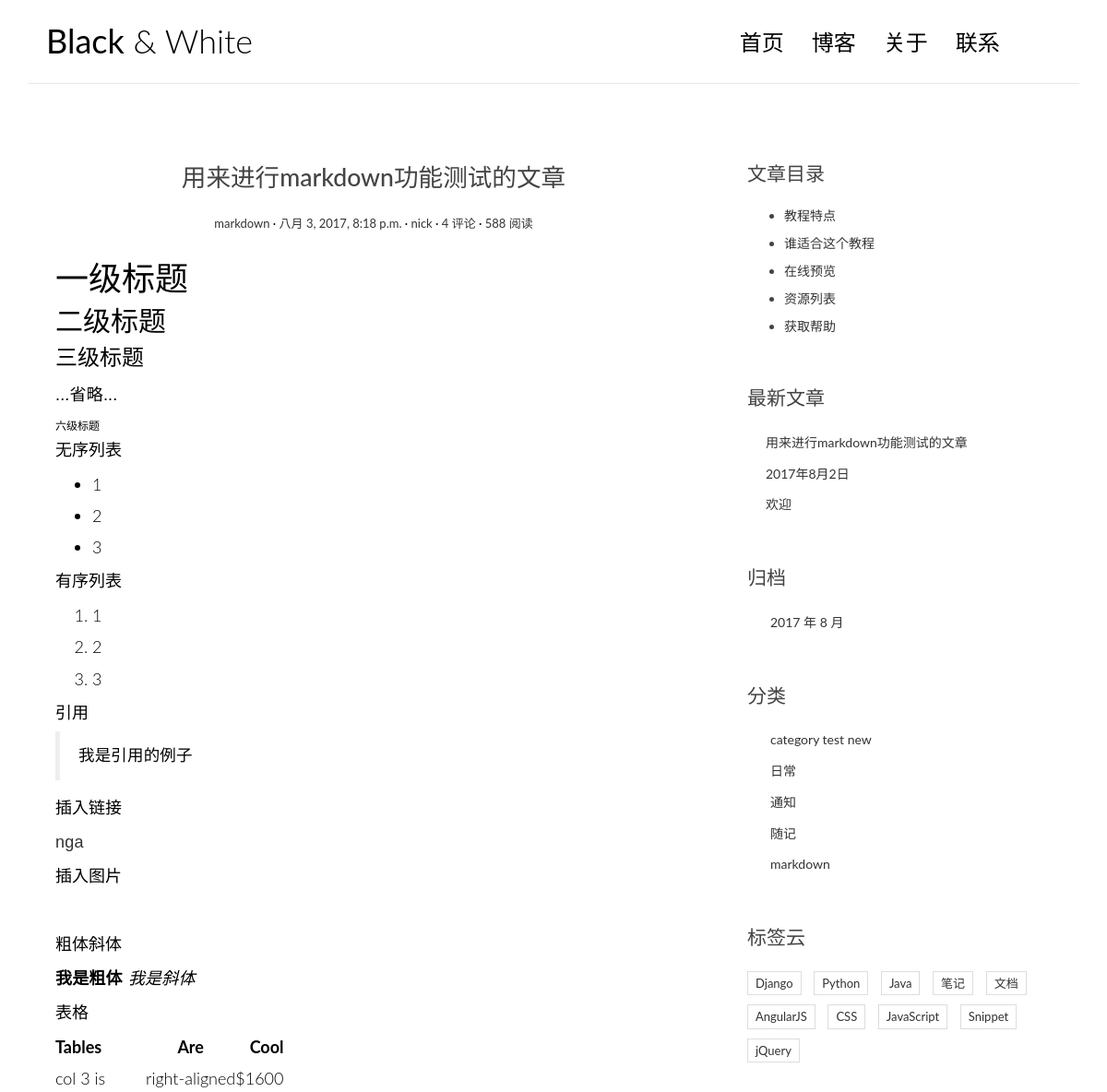
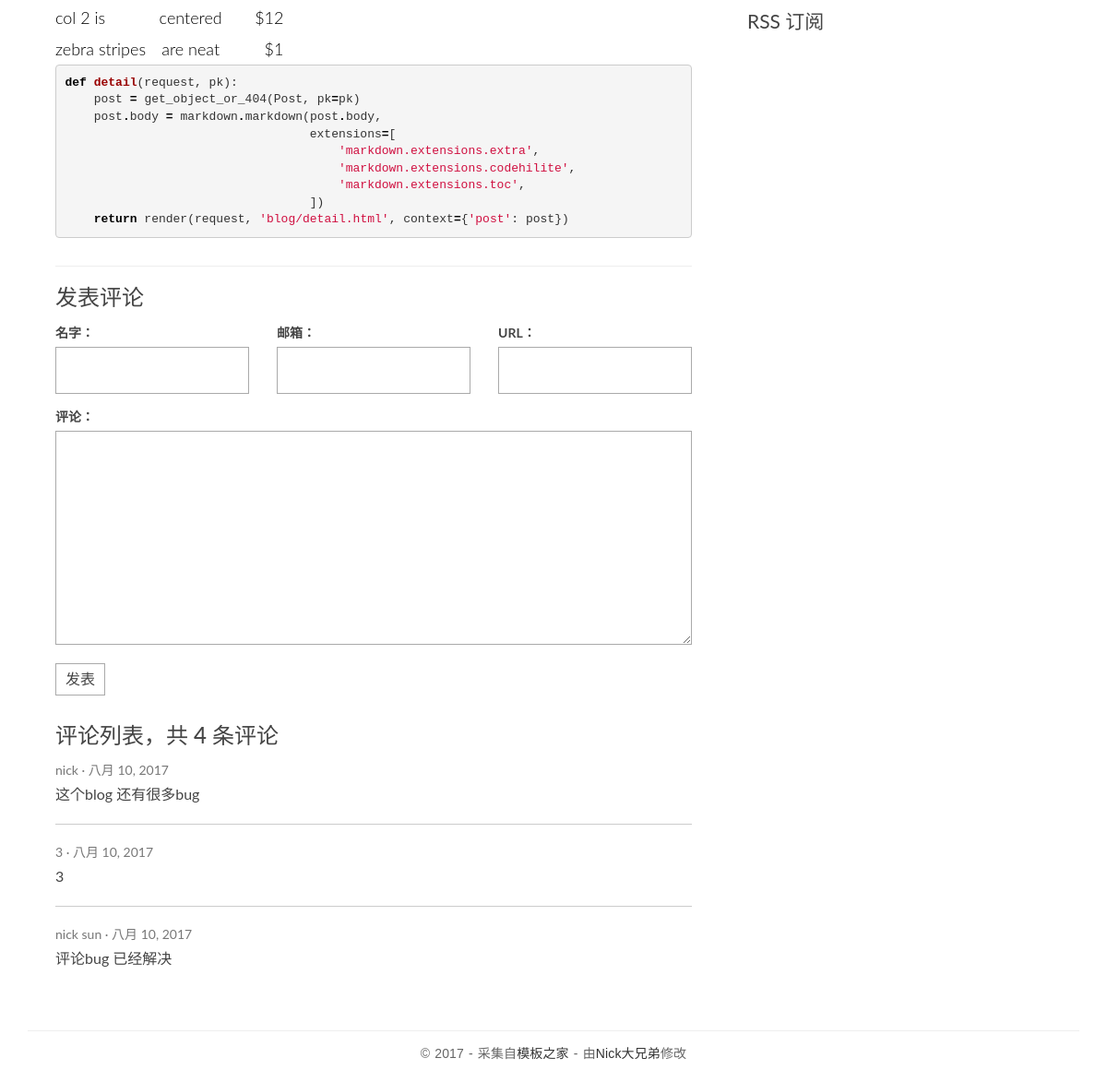
/post/5/, run on the app's committed database (2 pictures, top to bottom).
### blog/models.py (models this page shows, shortened)
@python_2_unicode_compatible
class Post(models.Model):
    def get_absolute_url(self):
        return reverse('blog:detail', kwargs={'pk': self.pk})
    """
    文章的数据库表稍微复杂一点，主要是涉及的字段更多。
    """
    title = models.CharField(max_length=70)
    body = models.TextField()
    created_time = models.DateTimeField()
    modified_time = models.DateTimeField()
    excerpt = models.CharField(max_length=200, blank=True)
    category = models.ForeignKey(Category)
    tags = models.ManyToManyField(Tag, blank=True)
    author = models.ForeignKey(User)

@python_2_unicode_compatible
class Category(models.Model):
    """
	    Django 要求模型必须继承 models.Model 类。
    Category 只需要一个简单的分类名 name 就可以了。
    CharField 指定了分类名 name 的数据类型，CharField 是字符型，
    CharField 的 max_length 参数指定其最大长度，超过这个长度的分类名就不能被存入数据库。
    当然 Django 还为我们提供了多种其它的数据类型，如日期时间类型 DateTimeField、整数类型 IntegerField 等等。
    Django 内置的全部类型可查看文档：
    https://docs.djangoproject.com/en/1.10/ref/models/fields/#field-types
"""
    name = models.CharField(max_length=100)

### comments/models.py (models this page shows, shortened)
@python_2_unicode_compatible
class Comment(models.Model):
    name = models.CharField(max_length=100)
    email = models.EmailField(max_length=255)
    url = models.URLField(blank=True)
    text = models.TextField()
    created_time = models.DateField(auto_now_add=True)
    post = models.ForeignKey('blog.Post')

### blog/views.py (the view)
# urls.py: url(r'^post/(?P<pk>[0-9]+)/$', views.detail, name='detail'),
def detail(request, pk):
    post = get_object_or_404(Post, pk=pk)
    post.body = markdown.markdown(post.body,
                                  extensions=[
                                      'markdown.extensions.extra',
                                      'markdown.extensions.codehilite',
                                      'markdown.extensions.toc',
                                  ])
    form = CommentForm()
    comment_list = post.comment_set.all()
    context = {'post': post,
               'form': form,
               'comment_list': comment_list
                }
    return render(request, 'blog/detail.html', context=context)

### comments/forms.py
class CommentForm(forms.ModelForm):
    class Meta:
        model = Comment
        fields = ['name', 'email', 'url', 'text']

### blog/templatetags/blog_tags.py (called while the page is built)
@register.simple_tag
def get_recent_posts(num=5):
    return Post.objects.all().order_by('-created_time')[:num]

@register.simple_tag
def archives():
    return Post.objects.dates('created_time', 'month', order='DESC')

@register.simple_tag
def get_categories():
    return Category.objects.all()

### templates/blog/detail.html (shortened to what this page needs)
{% extends 'base.html' %}
{% block main %}
    <article class="post post-{{ post.pk }}">
                    <header class="entry-header">
                        <h1 class="entry-title">{{ post.title }}</h1>
                        <div class="entry-meta">
                            <span class="post-category"><a href="#">{{ post.category.name }}</a></span>
                            <span class="post-date"><a href="#"><time class="entry-date"
                                                                      datetime="{{ post.created_time }}">{{ post.created_time }}</time></a></span>
                            <span class="post-author"><a href="#">{{ post.author }}</a></span>
                            <span class="comments-link"><a href="#">4 评论</a></span>
                            <span class="views-count"><a href="#">588 阅读</a></span>
                        </div>
                    </header>
                    <div class="entry-content clearfix">
                        {{  post.body|safe }}
                    </div>
                </article>
     <section class="comment-area" id="comment-area">
        <hr>
        <h3>发表评论</h3>
        <form action="{% url 'comments:post_comment' post.pk %}" method="post" class="comment-form">
            <div class="row">
                <div class="col-md-4">
                    <label for="{{ form.name.id_for_label }}">名字：</label>
                    {{ form.name }}
                </div>
                <div class="col-md-4">
                    <label for="{{ form.email.id_for_label }}">邮箱：</label>
                    {{ form.email }}
                </div>
                <div class="col-md-4">
                    <label for="{{ form.url.id_for_label }}">URL：</label>
                    {{ form.url }}
                </div>
                <div class="col-md-12">
                    <label for="{{ form.text.id_for_label }}">评论：</label>
                    {{ form.text }}
                    <button type="submit" class="comment-btn">发表</button>
                </div>
            </div>
        </form>
        <div class="comment-list-panel">
            <h3>评论列表，共 <span>4</span> 条评论</h3>
            <ul class="comment-list list-unstyled">
                {% for comment in comment_list %}
                    <li class="comment-item">
                        <span class="nickname">{{ comment.name }}</span>
                        <time class="submit-date"
                              datetime="{{ comment.created_time }}">{{ comment.created_time }}</time>
                        <div class="text">
                            {{ comment.text }}
                        </div>
                    </li>
                {% empty %}
                    暂无评论
                {% endfor %}
            </ul>
        </div>
    </section>
{% endblock main %}
{%  block toc %}
     <div class="widget widget-content">
        <h3 class="widget-title">文章目录</h3>
        <ul>
            <li>
                <a href="#">教程特点</a>
            </li>
            <li>
                <a href="#">谁适合这个教程</a>
            </li>
            <li>
                <a href="#">在线预览</a>
            </li>
            <li>
                <a href="#">资源列表</a>
            </li>
            <li>
                <a href="#">获取帮助</a>
            </li>
        </ul>
    </div>
{% endblock toc %}

### templates/base.html (shortened to what this page needs)
{% load staticfiles %}
{% load blog_tags %}
<!DOCTYPE html>
<html>
<head>
    <link rel="stylesheet" href="http://code.ionicframework.com/ionicons/2.0.1/css/ionicons.min.css">
    <link rel="stylesheet" href="css/bootstrap.min.css">
    <link rel="stylesheet" href="css/pace.css">
    <link rel="stylesheet" href="css/custom.css">
    <link rel="stylesheet" href="{% static 'blog/css/bootstrap.min.css' %}">
    <link rel="stylesheet" href="{% static 'blog/css/pace.css' %}">
    <link rel="stylesheet" href="{% static 'blog/css/custom.css' %}">
    <link rel="stylesheet" href="{% static 'blog/css/highlights/github.css' %}"
</head>
<body>
<div class="container">
    <header id="site-header">
        <div class="row">
            <div class="col-md-4 col-sm-5 col-xs-8">
                <div class="logo">
                    <h1><a href="index.html"><b>Black</b> &amp; White</a></h1>
                </div>
            </div>
            <div class="col-md-8 col-sm-7 col-xs-4">
                <nav class="main-nav" role="navigation">
                    <div class="collapse navbar-collapse" id="bs-example-navbar-collapse-1">
                        <ul class="nav navbar-nav navbar-right">
                            <li class="cl-effect-11"><a href="index.html" data-hover="首页">首页</a></li>
                            <li class="cl-effect-11"><a href="full-width.html" data-hover="博客">博客</a></li>
                            <li class="cl-effect-11"><a href="about.html" data-hover="关于">关于</a></li>
                            <li class="cl-effect-11"><a href="contact.html" data-hover="联系">联系</a></li>
                        </ul>
                    </div>
                </nav>
            </div>
        </div>
    </header>
</div>
<div class="content-body">
    <div class="container">
        <div class="row">
            <main class="col-md-8">
                {% block main %}
                {% endblock main %}
            </main>
        <aside class="col-md-4">
            {% block toc %}
            {% endblock toc %}
        </aside>
            <aside class="col-md-4">
                <div class="widget widget-recent-posts">
                    <h3 class="widget-title">最新文章</h3>
                    {% get_recent_posts as recent_post_list %}
                    <ul>
                        {% for post in recent_post_list %}
                        <li>
                            <a href="{{ post.get_absolute_url }}">{{ post.title }}</a>
                        </li>
                        {% empty %}
                         暂无文章!
                        {% endfor%}
                    </ul>
                </div>
                <div class="widget widget-archives">
                    <h3 class="widget-title">归档</h3>
                    {% archives as date_list %}
                    <ul>
                        {% for date in date_list %}
                        <li>
                            <a href="{% url 'blog:archives' date.year date.month %}">
                                {{ date.year }} 年 {{ date.month }} 月
                            </a>
                        </li>
                        {% empty %}
                        暂无归档
                        {% endfor %}
                    </ul>
                </div>
                <div class="widget widget-category">
                    <h3 class="widget-title">分类</h3>
                    {% get_categories as category_list %}
                    <ul>
                        {% for category in category_list %}
                        <li>
                            <a href="{% url 'blog:category' category.pk %}">{{ category.name }}
                            </a>
                        </li>
                        {% empty %}
                        暂无分类
                        {% endfor %}
                    </ul>
                </div>
                <div class="widget widget-tag-cloud">
                    <h3 class="widget-title">标签云</h3>
                    <ul>
                        <li>
                            <a href="#">Django</a>
                        </li>
                        <li>
                            <a href="#">Python</a>
                        </li>
                        <li>
                            <a href="#">Java</a>
                        </li>
                        <li>
                            <a href="#">笔记</a>
                        </li>
                        <li>
                            <a href="#">文档</a>
                        </li>
                        <li>
                            <a href="#">AngularJS</a>
                        </li>
                        <li>
                            <a href="#">CSS</a>
                        </li>
                        <li>
                            <a href="#">JavaScript</a>
                        </li>
                        <li>
                            <a href="#">Snippet</a>
                        </li>
                        <li>
                            <a href="#">jQuery</a>
                        </li>
                    </ul>
                </div>
                <div class="rss">
                    <a href=""> RSS 订阅</a>
                </div>
            </aside>
        </div>
    </div>
</div>
<footer id="site-footer">
    <div class="container">
        <div class="row">
            <div class="col-md-12">
                <p class="copyright">&copy 2017 - 采集自<a href="http://www.cssmoban.com/"
                                                        target="_blank" title="模板之家">模板之家</a>
                    - 由<a href="http://zmrenwu.com/" title="网页模板" target="_blank">Nick大兄弟</a>修改
                </p>
            </div>
        </div>
    </div>
</footer>
</body>
</html>

### blog/static/blog/css/custom.css (style rules this page uses)
* { outline: none; }
h1, h2, h3, h4, h5, h6 { margin-top: 0; }
b { font-weight: 400; }
a { color: #333; }
body { color: #444; font-family: 'Lato', sans-serif; }
p { font-family: 'Ubuntu', sans-serif; font-weight: 400; word-spacing: 1px; letter-spacing: 0.01em; }
#site-header { background-color: #FFF; padding: 25px 20px; margin-bottom: 40px; border-bottom: 1px solid #e7e7e7; }
.logo h1 a { color: #000; }
.logo h1 { margin: 0; font-family: 'Lato', sans-serif; font-weight: 300; }
.main-nav { margin-top: 11px; max-width: 95%; }
.main-nav a { color: #000000 !important; padding: 0 0 5px 0 !important; margin-right: 30px; font-family: 'Lato', sans-serif; font-weight: 300; font-size: 24px; }
.cl-effect-11 a { padding: 10px 0; color: #0972b4; text-shadow: none; }
.cl-effect-11 a::before { position: absolute; top: 0; left: 0; overflow: hidden; padding: 0 0 5px 0 !important; max-width: 0; border-bottom: 1px solid #000; color: #000; content: attr(data-hover); white-space: nowrap; -webkit-transition: max-width 0.5s; -moz-transition: max-width 0.5s; transition: max-width 0.5s; }
.content-body { padding-bottom: 4em; }
.post { background: #fff; padding: 30px 30px 0; }
.entry-title { text-align: center; font-size: 1.9em; margin-bottom: 20px; line-height: 1.6; padding: 10px 20px 0; }
.entry-meta { text-align: center; color: #DDDDDD; font-size: 13px; margin-bottom: 30px; }
.entry-content { font-size: 18px; line-height: 1.9; font-weight: 300; color: #000; }
.post-category::after, .post-date::after, .post-author::after, .comments-link::after { content: ' ·'; color: #000; }
.widget { background: #fff; padding: 30px 0 0; }
.widget-title { font-size: 1.5em; margin-bottom: 20px; line-height: 1.6; padding: 10px 0 0; font-weight: 400; }
.widget-recent-posts ul { padding: 0; margin: 0; padding-left: 20px; }
.widget-recent-posts ul li { list-style-type: none; position: relative; line-height: 170%; margin-bottom: 10px; }
.widget-recent-posts ul li::before { content: '\f3d3'; font-family: "Ionicons"; position: absolute; left: -17px; top: 3px; font-size: 16px; color: #000; }
.widget-archives ul { padding: 0; margin: 0; padding-left: 25px; }
.widget-archives ul li { list-style-type: none; position: relative; line-height: 170%; margin-bottom: 10px; }
.widget-archives ul li::before { content: '\f3f3'; font-family: "Ionicons"; position: absolute; left: -25px; top: 1px; font-size: 16px; color: #000; }
.widget-category ul { padding: 0; margin: 0; padding-left: 25px; }
.widget-category ul li { list-style-type: none; position: relative; line-height: 170%; margin-bottom: 10px; }
.widget-category ul li::before { content: '\f3fe'; font-family: "Ionicons"; position: absolute; left: -25px; top: 1px; font-size: 18px; color: #000; }
.widget-tag-cloud ul { padding: 0; margin: 0; margin-right: -10px; }
.widget-tag-cloud ul li { list-style-type: none; font-size: 13px; display: inline-block; margin-right: 10px; margin-bottom: 10px; padding: 3px 8px; border: 1px solid #ddd; }
.widget-content ul li { margin-bottom: 10px; }
.rss { font-size: 21px; margin-top: 30px; }
.rss a { color: #444; }
#site-footer { padding-top: 10px; padding: 0 0 1.5em 0; }
.copyright { text-align: center; padding-top: 1em; margin: 0; border-top: 1px solid #eee; color: #666; }
.contact-form input, .comment-form input { border: 1px solid #aaa; margin-bottom: 15px; width: 100%; padding: 15px 15px; font-size: 16px; line-height: 100%; transition: 0.4s border-color linear; }
.contact-form textarea, .comment-form textarea { border: 1px solid #aaa; margin-bottom: 15px; width: 100%; padding: 15px 15px; font-size: 16px; line-height: 20px !important; min-height: 183px; transition: 0.4s border-color linear; }
.comment-area { padding: 0 30px 0; }
.comment-form { margin-top: 15px; }
.comment-form .comment-btn { background-color: #fff; border: 1px solid #aaa; font-size: 16px; padding: 5px 10px; }
.comment-list-panel { margin-top: 30px; }
.comment-list { margin-top: 15px; }
.comment-item:not(:last-child) { border-bottom: 1px #ccc solid; margin-bottom: 20px; padding-bottom: 20px; }
.comment-item .nickname, .comment-item .submit-date { color: #777; font-size: 14px; }
.comment-item .nickname:after { content: ' ·'; }
.comment-item .text { padding-top: 5px; font-size: 16px; }

### blog/static/blog/css/highlights/github.css (style rules this page uses)
.codehilite .k { color: #000000; font-weight: bold }
.codehilite .o { color: #000000; font-weight: bold }
.codehilite .nf { color: #990000; font-weight: bold }
.codehilite .w { color: #bbbbbb }
.codehilite .s1 { color: #d01040 }

### data on the page
Post: title "用来进行markdown功能测试的文章", category.name "markdown", created_time "八月 3, 2017, 8:18 p.m.", author "nick", body "一级标题 二级标题 三级标题 ...省略... 六级标题 无序列表 1 2 3 有序列表 1 2 3 引用 我是引用的例子 插入链接 nga 插入图片 粗体斜体 我是粗体 我是斜体 表格 Tables Are Cool col 3 is right-aligned $1600 col 2 is centered $12 zebra stripes are neat $1 def detail ( request , pk ): post = get_object_or_404 ( Post , pk = pk ) post . body = markdown . markdown ( post . body , extensions = [ 'markdown.extensions.extra' , 'markdown.extensions.codehilite' , 'markdown.extensions.toc' , ]) return render ( request , 'blog/detail.html' , context = { 'post' : post })"
Comment: name "nick", created_time "八月 10, 2017", text "这个blog 还有很多bug"
Comment: name "3", created_time "八月 10, 2017", text "3"
Comment: name "nick sun", created_time "八月 10, 2017", text "评论bug 已经解决"
Post: title "2017年8月2日"
Post: title "欢迎"
Category: name "category test new"
Category: name "日常"
Category: name "通知"
Category: name "随记"
Category: name "markdown"

### other printed values
{{ date.year }} "2017"
{{ date.month }} "8"
